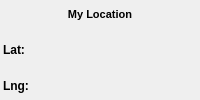
    <widget class="QFrame" name="frmLocation">
     <property name="sizePolicy">
      <sizepolicy hsizetype="Maximum" vsizetype="Maximum">
       <horstretch>0</horstretch>
       <verstretch>0</verstretch>
      </sizepolicy>
     </property>
     <property name="font">
      <font>
       <pointsize>8</pointsize>
      </font>
     </property>
     <property name="mouseTracking">
      <bool>true</bool>
     </property>
     <property name="toolTip">
      <string>My Location</string>
     </property>
     <property name="autoFillBackground">
      <bool>true</bool>
     </property>
     <layout class="QGridLayout" name="gridLayout_2">
      <property name="leftMargin">
       <number>3</number>
      </property>
      <property name="topMargin">
       <number>3</number>
      </property>
      <property name="rightMargin">
       <number>3</number>
      </property>
      <property name="bottomMargin">
       <number>3</number>
      </property>
      <property name="spacing">
       <number>2</number>
      </property>
      <item row="0" column="0" colspan="2">
       <widget class="QLabel" name="lblLocation">
        <property name="font">
         <font>
          <pointsize>8</pointsize>
          <weight>75</weight>
          <bold>true</bold>
         </font>
        </property>
        <property name="styleSheet">
         <string notr="true">background-color: rgba(0, 0, 0, 0);</string>
        </property>
        <property name="text">
         <string>My Location</string>
        </property>
        <property name="alignment">
         <set>Qt::AlignCenter</set>
        </property>
        <property name="indent">
         <number>0</number>
        </property>
       </widget>
      </item>
      <item row="1" column="0" rowspan="2">
       <widget class="QLabel" name="lblLocationLatLabel">
        <property name="enabled">
         <bool>true</bool>
        </property>
        <property name="font">
         <font>
          <pointsize>9</pointsize>
          <weight>75</weight>
          <bold>true</bold>
         </font>
        </property>
        <property name="styleSheet">
         <string notr="true">background-color: rgba(0, 0, 0, 0);</string>
        </property>
        <property name="frameShape">
         <enum>QFrame::NoFrame</enum>
        </property>
        <property name="frameShadow">
         <enum>QFrame::Sunken</enum>
        </property>
        <property name="lineWidth">
         <number>1</number>
        </property>
        <property name="text">
         <string>Lat:</string>
        </property>
        <property name="textFormat">
         <enum>Qt::AutoText</enum>
        </property>
        <property name="indent">
         <number>0</number>
        </property>
       </widget>
      </item>
      <item row="1" column="1">
       <widget class="QLabel" name="lblLocationLat">
        <property name="font">
         <font>
          <pointsize>9</pointsize>
          <weight>75</weight>
          <bold>true</bold>
         </font>
        </property>
        <property name="styleSheet">
         <string notr="true">background-color: rgba(0, 0, 0, 0);</string>
        </property>
        <property name="alignment">
         <set>Qt::AlignLeading|Qt::AlignLeft|Qt::AlignTop</set>
        </property>
        <property name="margin">
         <number>0</number>
        </property>
        <property name="indent">
         <number>0</number>
        </property>
       </widget>
      </item>
      <item row="2" column="1" rowspan="2">
       <widget class="QLabel" name="lblLocationLon">
        <property name="font">
         <font>
          <pointsize>9</pointsize>
          <weight>75</weight>
          <bold>true</bold>
         </font>
        </property>
        <property name="styleSheet">
         <string notr="true">background-color: rgba(0, 0, 0, 0);</string>
        </property>
        <property name="frameShadow">
         <enum>QFrame::Sunken</enum>
        </property>
        <property name="indent">
         <number>0</number>
        </property>
       </widget>
      </item>
      <item row="3" column="0">
       <widget class="QLabel" name="lblLocationLonLabel">
        <property name="font">
         <font>
          <pointsize>9</pointsize>
          <weight>75</weight>
          <bold>true</bold>
         </font>
        </property>
        <property name="styleSheet">
         <string notr="true">background-color: rgba(0, 0, 0, 0); </string>
        </property>
        <property name="frameShadow">
         <enum>QFrame::Sunken</enum>
        </property>
        <property name="text">
         <string>Lng:</string>
        </property>
        <property name="indent">
         <number>0</number>
        </property>
       </widget>
      </item>
     </layout>
    </widget>
